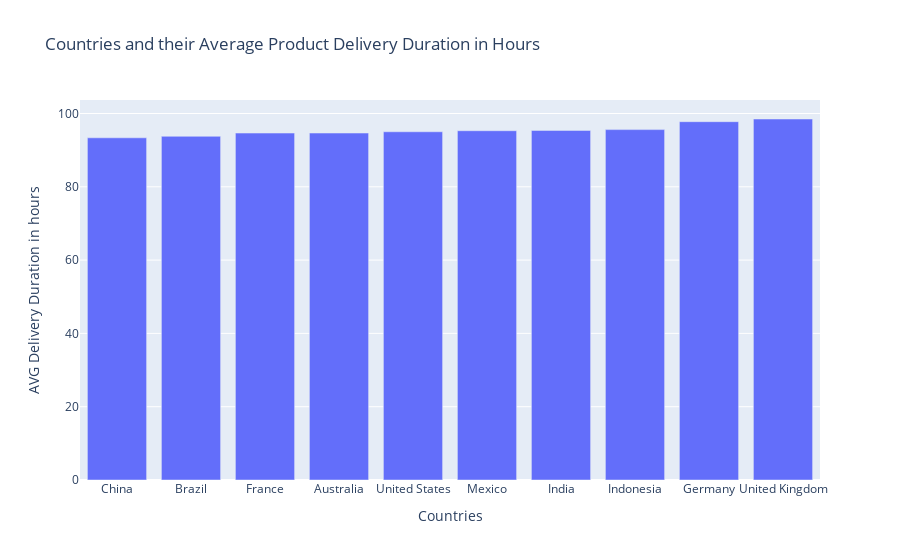

The cell this chart's notebook holds for it:
### Code cell
fig = px.bar(top10_sales_country_DD, x='Country', y = 'Duration_in_hours',
            title='Countries and their Average Product Delivery Duration in Hours')
fig.update_layout(xaxis_title='Countries', 
                yaxis_title='AVG Delivery Duration in hours')
fig.show()

### Figure 1 — Plotly figure (JSON) as saved in the notebook; plotly's stock layout.template omitted (floating-point values rounded to 4 significant figures)
{"data": [{"alignmentgroup": "True", "hovertemplate": "Country=%{x}<br>Duration_in_hours=%{y}<extra></extra>", "legendgroup": "", "marker": {"color": "#636efa", "pattern": {"shape": ""}}, "name": "", "offsetgroup": "", "orientation": "v", "showlegend": false, "textposition": "auto", "type": "bar", "x": ["China", "Brazil", "France", "Australia", "United States", "Mexico", "India", "Indonesia", "Germany", "United Kingdom"], "xaxis": "x", "y": [93.37, 93.78, 94.66, 94.66, 95.01, 95.3, 95.38, 95.6, 97.77, 98.5], "yaxis": "y"}], "layout": {"barmode": "relative", "legend": {"tracegroupgap": 0}, "title": {"text": "Countries and their Average Product Delivery Duration in Hours"}, "xaxis": {"anchor": "y", "domain": [0, 1], "title": {"text": "Countries"}}, "yaxis": {"anchor": "x", "domain": [0, 1], "title": {"text": "AVG Delivery Duration in hours"}}}}
